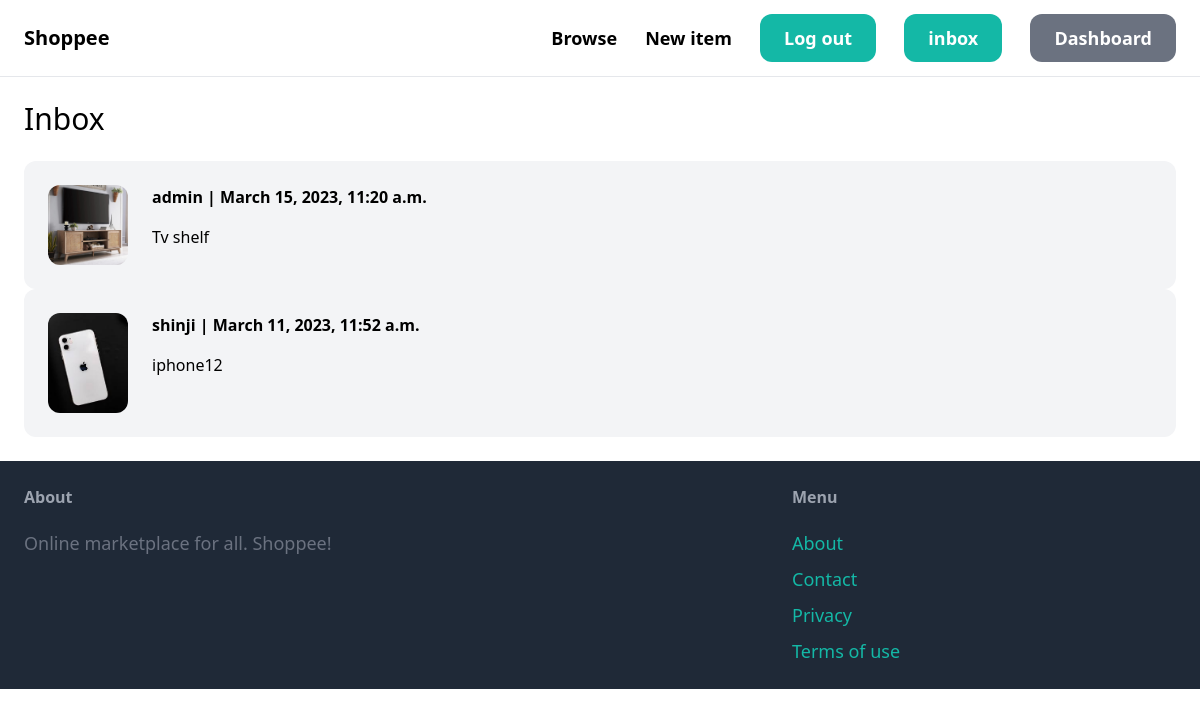
The page /inbox/ (signed in) on the database its author committed.
### conversation/models.py (models this page shows)
class Conversation(models.Model):
    item = models.ForeignKey(Item, related_name='conversation', on_delete=models.CASCADE)
    members = models.ManyToManyField(User, related_name='conversations')
    created_at = models.DateTimeField(auto_now_add=True)
    modified_at = models.DateTimeField(auto_now_add=True)
    class Meta:
        ordering = ('-modified_at',)

### items/models.py (models this page shows, shortened)
class Item(models.Model):
    category = models.ForeignKey(Category, related_name='items', on_delete=models.CASCADE)
    image = models.ImageField(upload_to='item_pics', blank=True, null=True)
    name = models.CharField(max_length=255)
    description = models.TextField(blank=True, null=True)
    price = models.FloatField()
    is_sold = models.BooleanField(default=False)
    created_by = models.ForeignKey(User, related_name='items', on_delete=models.CASCADE)
    created_at = models.DateTimeField(auto_now_add=True)

### conversation/views.py (the view)
# urls.py: path('', views.inbox, name='inbox'),
@login_required
def inbox(request):
    conversations = Conversation.objects.filter(members__in=[request.user.id])
    return render(request, 'conversation/inbox.html', {'conversations': conversations})

### conversation/templates/conversation/inbox.html (shortened to what this page needs)
{% extends 'core/base.html' %}
{% block content %}
<h1 class="mb-6 text-3xl">Inbox</h1>
<div class="space-y-6">
    {% for conversation in conversations %}
        <a href="{% url 'conversation:detail' conversation.id %}">
            <div class="p-6 flex bg-gray-100 rounded-xl">
                <div class="pr-6">
                    <img src="{{ conversation.item.image.url }}" class="w-20 rounded-xl">
                </div>
                <div>
                    {% for member in conversation.members.all %}
                        {% if member != request.user %}
                            <p class="mb-4"><strong>{{ member.username }} | {{ conversation.modified_at }}</strong></p>
                            <p>{{ conversation.item.name }}</p>
                        {% endif %}
                    {% endfor %}
                </div>
            </div>
        </a>
    {% endfor %}
</div>
{% endblock %}

### rows shown on the page
Conversation: item.image (picture), modified_at "March 15, 2023, 11:20 a.m.", item.name "Tv shelf"
Conversation: item.image (picture), modified_at "March 11, 2023, 11:52 a.m.", item.name "iphone12"

### other values the page prints
{{ member.username }} "admin"
{{ member.username }} "shinji"
